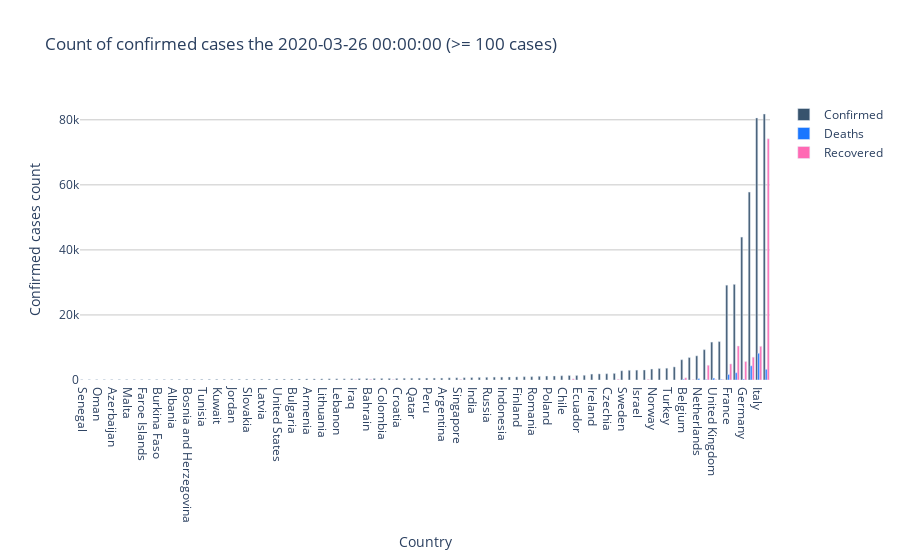

The notebook cell saved with this chart:
### Code cell
last_date=api_data.columns[-2]
countries_whith_min_hundred_cases = api_data.loc[api_data[last_date] >= 100].copy()

# Note that the confirmed_cases count are the positive tested cases, and might be under estimated compared to real cases count
confirmed_cases = countries_whith_min_hundred_cases.loc[api_data["Type"] == "Confirmed"].copy()
confirmed_cases.set_index("CountryOrRegion", inplace=True)
confirmed_cases.drop(columns="Type", inplace=True)
confirmed_cases = confirmed_cases.sort_values(datetime.datetime.now().replace(hour=0, minute=0, second=0, microsecond=0) - timedelta(days=1))

deceased = countries_whith_min_hundred_cases.loc[api_data["Type"] == "Deaths"].copy()
deceased.set_index("CountryOrRegion", inplace=True)
deceased.drop(columns="Type", inplace=True)

recovered = countries_whith_min_hundred_cases.loc[api_data["Type"] == "Recovered"].copy()
recovered.set_index("CountryOrRegion", inplace=True)
recovered.drop(columns="Type", inplace=True)

fig = go.Figure()
fig.add_trace(
    go.Bar(
        x=confirmed_cases.index,
        y=confirmed_cases[last_date],
        name="Confirmed",
        marker_color="rgb(55, 83, 109)"
    )
)
fig.add_trace(
    go.Bar(
        x=deceased.index,
        y=deceased[last_date],
        name="Deaths",
        marker_color="rgb(26, 118, 255)"
    )
)
fig.add_trace(
    go.Bar(
        x=recovered.index,
        y=recovered[last_date],
        name="Recovered",
        marker_color="rgb(255, 105, 180)"
    )
)
fig.update_layout(title=f"Count of confirmed cases the {last_date} (>= 100 cases)",
                  plot_bgcolor="rgb(255, 255, 255)")
fig.update_xaxes(title_text="Country")
fig.update_yaxes(title_text="Confirmed cases count",
                 gridcolor="rgb(200, 200, 200)", 
                 gridwidth=1)
fig.show()

### Figure 1 — Plotly figure (JSON) as saved in the notebook; plotly's stock layout.template omitted (floating-point values rounded to 4 significant figures)
{"data": [{"marker": {"color": "rgb(55, 83, 109)"}, "name": "Confirmed", "type": "bar", "x": ["Senegal", "Sri Lanka", "Oman", "Brunei", "Azerbaijan", "Ghana", "Malta", "Reunion", "Faroe Islands", "Cyprus", "Burkina Faso", "Vietnam", "Albania", "Moldova", "Bosnia and Herzegovina", "Ukraine", "Tunisia", "North Macedonia", "Kuwait", "San Marino", "Jordan", "Andorra", "Slovakia", "Costa Rica", "Latvia", "Taiwan", "United States", "Morocco", "Bulgaria", "Hungary", "Armenia", "United Arab Emirates", "Lithuania", "Algeria", "Lebanon", "New Zealand", "Iraq", "Serbia", "Bahrain", "Dominican Republic", "Colombia", "Egypt", "Croatia", "Estonia", "Qatar", "Slovenia", "Peru", "Mexico", "Argentina", "Panama", "Singapore", "Philippines", "India", "Iceland", "Russia", "Greece", "Indonesia", "South Africa", "Finland", "Saudi Arabia", "Romania", "Thailand", "Poland", "Pakistan", "Chile", "Japan", "Ecuador", "Luxembourg", "Ireland", "Denmark", "Czechia", "Malaysia", "Sweden", "Brazil", "Israel", "Australia", "Norway", "Portugal", "Turkey", "Canada", "Belgium", "Austria", "Netherlands", "South Korea", "United Kingdom", "Switzerland", "France", "Iran", "Germany", "Spain", "Italy", "China"], "y": [105, 106, 109, 114, 122, 132, 134, 135, 140, 146, 152, 153, 174, 177, 191, 196, 197, 201, 208, 208, 212, 224, 226, 231, 244, 267, 267, 275, 276, 300, 329, 333, 344, 367, 368, 368, 382, 457, 458, 488, 491, 495, 495, 538, 549, 562, 580, 585, 589, 674, 683, 707, 747, 802, 840, 892, 893, 927, 958, 1012, 1029, 1136, 1221, 1235, 1306, 1387, 1403, 1453, 1819, 1877, 1925, 2031, 2840, 2985, 3035, 3081, 3372, 3544, 3629, 4029, 6235, 6909, 7431, 9332, 11658, 11811, 29155, 29406, 43938, 57786, 80589, 81785]}, {"marker": {"color": "rgb(26, 118, 255)"}, "name": "Deaths", "type": "bar", "x": ["Belgium", "China", "France", "Germany", "Iran", "Italy", "Netherlands", "South Korea", "Spain", "Switzerland", "United Kingdom"], "y": [220, 3291, 1696, 267, 2234, 8215, 434, 139, 4365, 192, 578]}, {"marker": {"color": "rgb(255, 105, 180)"}, "name": "Recovered", "type": "bar", "x": ["Australia", "Austria", "Bahrain", "Belgium", "China", "Egypt", "France", "Germany", "Iran", "Iraq", "Italy", "Japan", "Malaysia", "Singapore", "South Korea", "Spain", "Switzerland", "United Kingdom"], "y": [193, 112, 204, 675, 74181, 102, 4948, 5673, 10457, 105, 10361, 359, 215, 172, 4528, 7015, 131, 135]}], "layout": {"plot_bgcolor": "rgb(255, 255, 255)", "title": {"text": "Count of confirmed cases the 2020-03-26 00:00:00 (>= 100 cases)"}, "xaxis": {"title": {"text": "Country"}}, "yaxis": {"gridcolor": "rgb(200, 200, 200)", "gridwidth": 1, "title": {"text": "Confirmed cases count"}}}}
